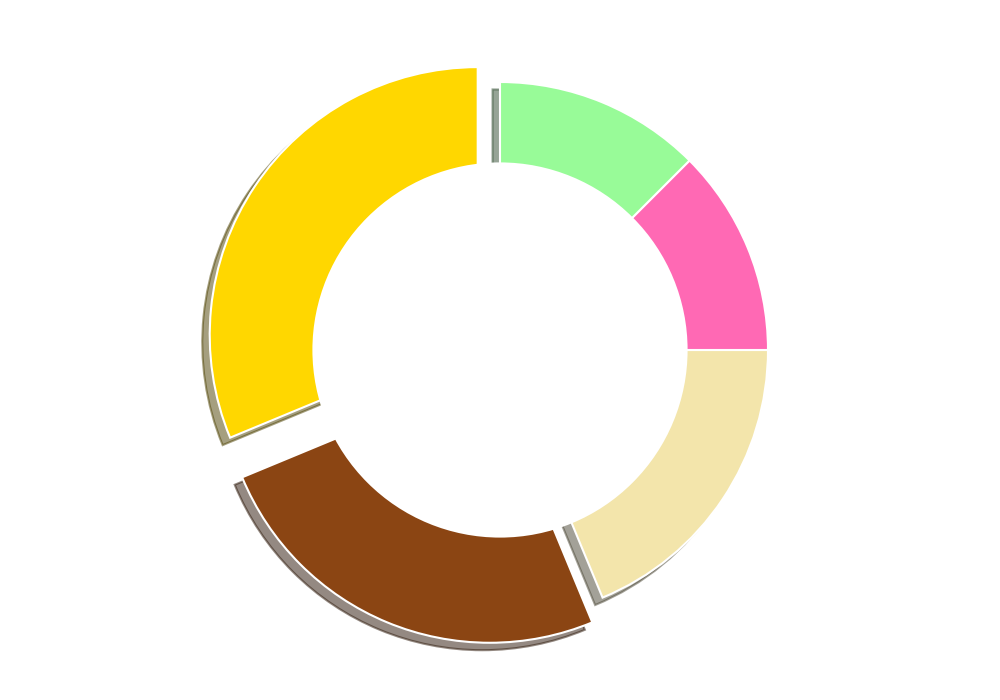

Here is the Python script that generated this plot:
import matplotlib.pyplot as plt
import numpy as np

# Removed one or more data groups from the original dataset
popularity = [25, 20, 15, 10, 10]

# Adjust colors to match the remaining data groups
colors = ['#FFD700', '#8B4513', '#F3E5AB', '#FF69B4', '#98FB98']

# Adjust explode to match the remaining data groups
explode = (0.1, 0.1, 0, 0, 0)

fig, ax = plt.subplots(figsize=(10, 7))

ax.pie(
    popularity, 
    startangle=90, 
    colors=colors, 
    explode=explode,
    shadow=True,
    wedgeprops=dict(edgecolor='w', linewidth=1.5)
)

centre_circle = plt.Circle((0, 0), 0.70, fc='white')
ax.add_artist(centre_circle)

plt.tight_layout()

plt.show()
